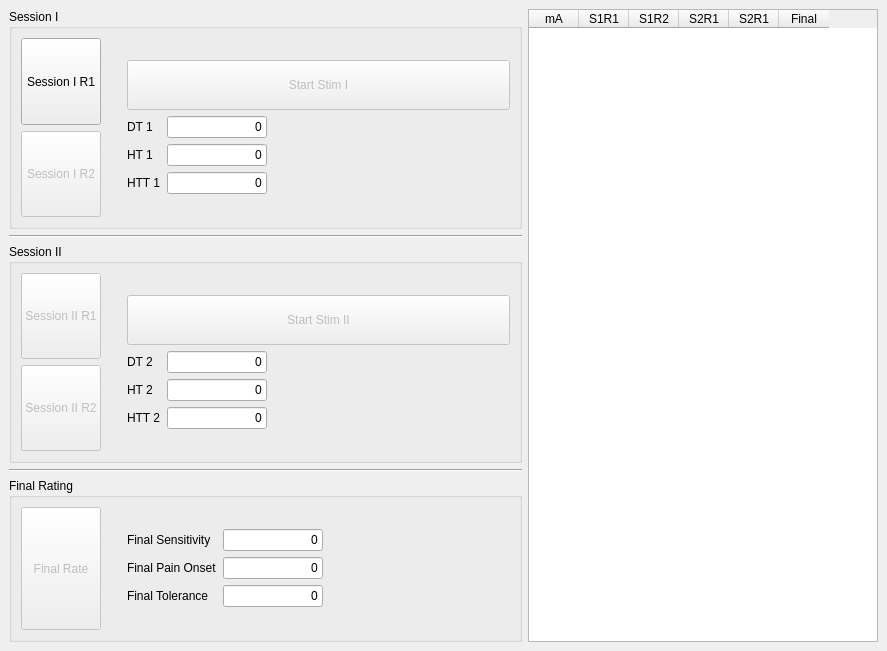
<?xml version="1.0" encoding="UTF-8"?>
<ui version="4.0">
 <class>MainWindow</class>
 <widget class="QMainWindow" name="MainWindow">
  <property name="geometry">
   <rect>
    <x>0</x>
    <y>0</y>
    <width>887</width>
    <height>651</height>
   </rect>
  </property>
  <property name="windowTitle">
   <string>SET User Interface</string>
  </property>
  <widget class="QWidget" name="centralwidget">
   <layout class="QHBoxLayout" name="horizontalLayout">
    <item>
     <layout class="QVBoxLayout" name="Sessions">
      <item>
       <widget class="QGroupBox" name="horizontalGroupBox">
        <property name="title">
         <string>Session I</string>
        </property>
        <layout class="QHBoxLayout" name="Session1">
         <item>
          <layout class="QVBoxLayout" name="verticalLayout">
           <item>
            <widget class="QPushButton" name="S1R1">
             <property name="sizePolicy">
              <sizepolicy hsizetype="Minimum" vsizetype="Preferred">
               <horstretch>0</horstretch>
               <verstretch>0</verstretch>
              </sizepolicy>
             </property>
             <property name="text">
              <string>Session I R1</string>
             </property>
            </widget>
           </item>
           <item>
            <widget class="QPushButton" name="S1R2">
             <property name="enabled">
              <bool>false</bool>
             </property>
             <property name="sizePolicy">
              <sizepolicy hsizetype="Minimum" vsizetype="Preferred">
               <horstretch>0</horstretch>
               <verstretch>0</verstretch>
              </sizepolicy>
             </property>
             <property name="text">
              <string>Session I R2</string>
             </property>
            </widget>
           </item>
          </layout>
         </item>
         <item>
          <spacer name="horizontalSpacer">
           <property name="orientation">
            <enum>Qt::Horizontal</enum>
           </property>
           <property name="sizeType">
            <enum>QSizePolicy::Fixed</enum>
           </property>
           <property name="sizeHint" stdset="0">
            <size>
             <width>20</width>
             <height>0</height>
            </size>
           </property>
          </spacer>
         </item>
         <item>
          <layout class="QVBoxLayout" name="verticalLayout_2">
           <item>
            <spacer name="verticalSpacer">
             <property name="orientation">
              <enum>Qt::Vertical</enum>
             </property>
             <property name="sizeHint" stdset="0">
              <size>
               <width>20</width>
               <height>40</height>
              </size>
             </property>
            </spacer>
           </item>
           <item>
            <widget class="QPushButton" name="Stim1Button">
             <property name="enabled">
              <bool>false</bool>
             </property>
             <property name="sizePolicy">
              <sizepolicy hsizetype="Minimum" vsizetype="Preferred">
               <horstretch>0</horstretch>
               <verstretch>0</verstretch>
              </sizepolicy>
             </property>
             <property name="minimumSize">
              <size>
               <width>10</width>
               <height>50</height>
              </size>
             </property>
             <property name="text">
              <string>Start Stim I</string>
             </property>
            </widget>
           </item>
           <item>
            <layout class="QFormLayout" name="formLayout">
             <item row="0" column="0">
              <widget class="QLabel" name="label">
               <property name="text">
                <string>DT 1</string>
               </property>
              </widget>
             </item>
             <item row="0" column="1">
              <widget class="QLineEdit" name="DT1">
               <property name="maximumSize">
                <size>
                 <width>100</width>
                 <height>16777215</height>
                </size>
               </property>
               <property name="text">
                <string>0</string>
               </property>
               <property name="alignment">
                <set>Qt::AlignRight|Qt::AlignTrailing|Qt::AlignVCenter</set>
               </property>
              </widget>
             </item>
             <item row="1" column="0">
              <widget class="QLabel" name="label_2">
               <property name="text">
                <string>HT 1</string>
               </property>
              </widget>
             </item>
             <item row="1" column="1">
              <widget class="QLineEdit" name="HT1">
               <property name="maximumSize">
                <size>
                 <width>100</width>
                 <height>16777215</height>
                </size>
               </property>
               <property name="text">
                <string>0</string>
               </property>
               <property name="alignment">
                <set>Qt::AlignRight|Qt::AlignTrailing|Qt::AlignVCenter</set>
               </property>
              </widget>
             </item>
             <item row="2" column="0">
              <widget class="QLabel" name="label_3">
               <property name="text">
                <string>HTT 1</string>
               </property>
              </widget>
             </item>
             <item row="2" column="1">
              <widget class="QLineEdit" name="HTT1">
               <property name="maximumSize">
                <size>
                 <width>100</width>
                 <height>16777215</height>
                </size>
               </property>
               <property name="text">
                <string>0</string>
               </property>
               <property name="alignment">
                <set>Qt::AlignRight|Qt::AlignTrailing|Qt::AlignVCenter</set>
               </property>
              </widget>
             </item>
            </layout>
           </item>
           <item>
            <spacer name="verticalSpacer_2">
             <property name="orientation">
              <enum>Qt::Vertical</enum>
             </property>
             <property name="sizeHint" stdset="0">
              <size>
               <width>20</width>
               <height>40</height>
              </size>
             </property>
            </spacer>
           </item>
          </layout>
         </item>
        </layout>
       </widget>
      </item>
      <item>
       <widget class="Line" name="line">
        <property name="orientation">
         <enum>Qt::Horizontal</enum>
        </property>
       </widget>
      </item>
      <item>
       <widget class="QGroupBox" name="horizontalGroupBox_2">
        <property name="title">
         <string>Session II</string>
        </property>
        <layout class="QHBoxLayout" name="Session2">
         <item>
          <layout class="QVBoxLayout" name="verticalLayout_4">
           <item>
            <widget class="QPushButton" name="S2R1">
             <property name="enabled">
              <bool>false</bool>
             </property>
             <property name="sizePolicy">
              <sizepolicy hsizetype="Minimum" vsizetype="Preferred">
               <horstretch>0</horstretch>
               <verstretch>0</verstretch>
              </sizepolicy>
             </property>
             <property name="text">
              <string>Session II R1</string>
             </property>
            </widget>
           </item>
           <item>
            <widget class="QPushButton" name="S2R2">
             <property name="enabled">
              <bool>false</bool>
             </property>
             <property name="sizePolicy">
              <sizepolicy hsizetype="Minimum" vsizetype="Preferred">
               <horstretch>0</horstretch>
               <verstretch>0</verstretch>
              </sizepolicy>
             </property>
             <property name="text">
              <string>Session II R2</string>
             </property>
            </widget>
           </item>
          </layout>
         </item>
         <item>
          <spacer name="horizontalSpacer_2">
           <property name="orientation">
            <enum>Qt::Horizontal</enum>
           </property>
           <property name="sizeType">
            <enum>QSizePolicy::Fixed</enum>
           </property>
           <property name="sizeHint" stdset="0">
            <size>
             <width>20</width>
             <height>0</height>
            </size>
           </property>
          </spacer>
         </item>
         <item>
          <layout class="QVBoxLayout" name="verticalLayout_3">
           <item>
            <spacer name="verticalSpacer_3">
             <property name="orientation">
              <enum>Qt::Vertical</enum>
             </property>
             <property name="sizeHint" stdset="0">
              <size>
               <width>20</width>
               <height>40</height>
              </size>
             </property>
            </spacer>
           </item>
           <item>
            <widget class="QPushButton" name="Stim2Button">
             <property name="enabled">
              <bool>false</bool>
             </property>
             <property name="sizePolicy">
              <sizepolicy hsizetype="Minimum" vsizetype="Maximum">
               <horstretch>0</horstretch>
               <verstretch>0</verstretch>
              </sizepolicy>
             </property>
             <property name="minimumSize">
              <size>
               <width>0</width>
               <height>50</height>
              </size>
             </property>
             <property name="text">
              <string>Start Stim II</string>
             </property>
            </widget>
           </item>
           <item>
            <layout class="QFormLayout" name="formLayout_2">
             <item row="0" column="0">
              <widget class="QLabel" name="label_4">
               <property name="text">
                <string>DT 2</string>
               </property>
              </widget>
             </item>
             <item row="0" column="1">
              <widget class="QLineEdit" name="DT2">
               <property name="maximumSize">
                <size>
                 <width>100</width>
                 <height>16777215</height>
                </size>
               </property>
               <property name="text">
                <string>0</string>
               </property>
               <property name="alignment">
                <set>Qt::AlignRight|Qt::AlignTrailing|Qt::AlignVCenter</set>
               </property>
              </widget>
             </item>
             <item row="1" column="0">
              <widget class="QLabel" name="label_5">
               <property name="text">
                <string>HT 2</string>
               </property>
              </widget>
             </item>
             <item row="1" column="1">
              <widget class="QLineEdit" name="HT2">
               <property name="maximumSize">
                <size>
                 <width>100</width>
                 <height>16777215</height>
                </size>
               </property>
               <property name="text">
                <string>0</string>
               </property>
               <property name="alignment">
                <set>Qt::AlignRight|Qt::AlignTrailing|Qt::AlignVCenter</set>
               </property>
              </widget>
             </item>
             <item row="2" column="0">
              <widget class="QLabel" name="label_6">
               <property name="text">
                <string>HTT 2</string>
               </property>
              </widget>
             </item>
             <item row="2" column="1">
              <widget class="QLineEdit" name="HTT2">
               <property name="maximumSize">
                <size>
                 <width>100</width>
                 <height>16777215</height>
                </size>
               </property>
               <property name="text">
                <string>0</string>
               </property>
               <property name="alignment">
                <set>Qt::AlignRight|Qt::AlignTrailing|Qt::AlignVCenter</set>
               </property>
              </widget>
             </item>
            </layout>
           </item>
           <item>
            <spacer name="verticalSpacer_4">
             <property name="orientation">
              <enum>Qt::Vertical</enum>
             </property>
             <property name="sizeHint" stdset="0">
              <size>
               <width>20</width>
               <height>40</height>
              </size>
             </property>
            </spacer>
           </item>
          </layout>
         </item>
        </layout>
       </widget>
      </item>
      <item>
       <widget class="Line" name="line_2">
        <property name="orientation">
         <enum>Qt::Horizontal</enum>
        </property>
       </widget>
      </item>
      <item>
       <widget class="QGroupBox" name="horizontalGroupBox_3">
        <property name="title">
         <string>Final Rating</string>
        </property>
        <layout class="QHBoxLayout" name="Final">
         <item>
          <layout class="QVBoxLayout" name="verticalLayout_6">
           <item>
            <widget class="QPushButton" name="S0R0">
             <property name="enabled">
              <bool>false</bool>
             </property>
             <property name="sizePolicy">
              <sizepolicy hsizetype="Minimum" vsizetype="Preferred">
               <horstretch>0</horstretch>
               <verstretch>0</verstretch>
              </sizepolicy>
             </property>
             <property name="text">
              <string>Final Rate</string>
             </property>
            </widget>
           </item>
          </layout>
         </item>
         <item>
          <spacer name="horizontalSpacer_3">
           <property name="orientation">
            <enum>Qt::Horizontal</enum>
           </property>
           <property name="sizeType">
            <enum>QSizePolicy::Fixed</enum>
           </property>
           <property name="sizeHint" stdset="0">
            <size>
             <width>20</width>
             <height>0</height>
            </size>
           </property>
          </spacer>
         </item>
         <item>
          <layout class="QVBoxLayout" name="verticalLayout_5">
           <item>
            <spacer name="verticalSpacer_5">
             <property name="orientation">
              <enum>Qt::Vertical</enum>
             </property>
             <property name="sizeHint" stdset="0">
              <size>
               <width>20</width>
               <height>40</height>
              </size>
             </property>
            </spacer>
           </item>
           <item>
            <layout class="QFormLayout" name="formLayout_3">
             <item row="0" column="0">
              <widget class="QLabel" name="label_7">
               <property name="text">
                <string>Final Sensitivity</string>
               </property>
              </widget>
             </item>
             <item row="1" column="0">
              <widget class="QLabel" name="label_8">
               <property name="text">
                <string>Final Pain Onset</string>
               </property>
              </widget>
             </item>
             <item row="2" column="0">
              <widget class="QLabel" name="label_9">
               <property name="text">
                <string>Final Tolerance</string>
               </property>
              </widget>
             </item>
             <item row="0" column="1">
              <widget class="QLineEdit" name="FinalSens">
               <property name="maximumSize">
                <size>
                 <width>100</width>
                 <height>16777215</height>
                </size>
               </property>
               <property name="text">
                <string>0</string>
               </property>
               <property name="alignment">
                <set>Qt::AlignRight|Qt::AlignTrailing|Qt::AlignVCenter</set>
               </property>
              </widget>
             </item>
             <item row="1" column="1">
              <widget class="QLineEdit" name="FinalPain">
               <property name="maximumSize">
                <size>
                 <width>100</width>
                 <height>16777215</height>
                </size>
               </property>
               <property name="text">
                <string>0</string>
               </property>
               <property name="alignment">
                <set>Qt::AlignRight|Qt::AlignTrailing|Qt::AlignVCenter</set>
               </property>
              </widget>
             </item>
             <item row="2" column="1">
              <widget class="QLineEdit" name="FinalTole">
               <property name="maximumSize">
                <size>
                 <width>100</width>
                 <height>16777215</height>
                </size>
               </property>
               <property name="text">
                <string>0</string>
               </property>
               <property name="alignment">
                <set>Qt::AlignRight|Qt::AlignTrailing|Qt::AlignVCenter</set>
               </property>
              </widget>
             </item>
            </layout>
           </item>
           <item>
            <spacer name="verticalSpacer_6">
             <property name="orientation">
              <enum>Qt::Vertical</enum>
             </property>
             <property name="sizeHint" stdset="0">
              <size>
               <width>20</width>
               <height>40</height>
              </size>
             </property>
            </spacer>
           </item>
          </layout>
         </item>
        </layout>
       </widget>
      </item>
     </layout>
    </item>
    <item>
     <widget class="QTableWidget" name="Table">
      <property name="maximumSize">
       <size>
        <width>350</width>
        <height>16777215</height>
       </size>
      </property>
      <property name="sizeAdjustPolicy">
       <enum>QAbstractScrollArea::AdjustIgnored</enum>
      </property>
      <attribute name="horizontalHeaderCascadingSectionResizes">
       <bool>false</bool>
      </attribute>
      <attribute name="horizontalHeaderMinimumSectionSize">
       <number>10</number>
      </attribute>
      <attribute name="horizontalHeaderDefaultSectionSize">
       <number>50</number>
      </attribute>
      <attribute name="verticalHeaderVisible">
       <bool>false</bool>
      </attribute>
      <column>
       <property name="text">
        <string>mA</string>
       </property>
      </column>
      <column>
       <property name="text">
        <string>S1R1</string>
       </property>
      </column>
      <column>
       <property name="text">
        <string>S1R2</string>
       </property>
      </column>
      <column>
       <property name="text">
        <string>S2R1</string>
       </property>
      </column>
      <column>
       <property name="text">
        <string>S2R1</string>
       </property>
      </column>
      <column>
       <property name="text">
        <string>Final</string>
       </property>
      </column>
     </widget>
    </item>
   </layout>
  </widget>
 </widget>
 <resources/>
 <connections/>
</ui>
